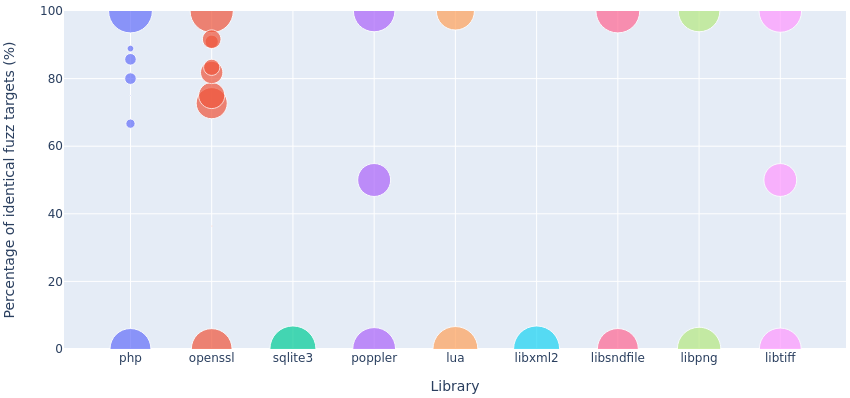

This figure's Python source:
#!/usr/bin/python3

import math
import sys
import plotly.graph_objects as go

prefix = './targsel/'
logfiles = ['libpng-01.log', 'libpng-03.log', 'libsndfile-01.log', 'libtiff-02.log', 'libxml2-01.log', 'openssl-01.log', 'openssl-03.log', 'php-02.log', 'poppler-02.log', 
        'sqlite3-02.log', 'libpng-02.log', 'libpng-04.log', 'libtiff-01.log', 'libtiff-03.log', 'lua-01.log', 'openssl-02.log', 'php-01.log', 'poppler-01.log', 'sqlite3-01.log']
results = {'php': [], 'openssl': [], 'sqlite3': [], 'poppler': [], 'lua': [], 'libxml2': [], 'libsndfile': [], 'libpng': [], 'libtiff': []}

for logfile in logfiles:
    lib = logfile.split('-')[0]
    prev_eq = 0
    prev_tot = 0
    with open(f'{prefix}{logfile}', 'r') as logs:
        for line in logs:
            if 'iteration=' in line:
                split = line.split()
                equal = int(split[2].split('=')[1]) 
                total = int(split[3].split('=')[1])
                if total == 0 or total == prev_tot:
                    continue
                results[lib].append((equal - prev_eq) * 100 / (total - prev_tot))
                # print(f'{equal}\t{total}\t{equal - prev_eq}\t{total - prev_tot}\t{((equal - prev_eq) * 100 / (total - prev_tot))}%')
                prev_eq = equal
                prev_tot = total

fig = go.Figure()
for library in results:
    xs = []
    ys = []
    zs = []
    for i in set(results[library]):
        xs.append(library)
        ys.append(i)
        zs.append(5 * math.log(results[library].count(i) * 10000 / len(results[library])))
    fig.add_trace(go.Scatter(
        x=xs, 
        y=ys,
        mode='markers',
        marker_size=zs)
    )
fig.update_layout(xaxis_title='Library', yaxis_title='Percentage of identical fuzz targets (%)', yaxis_range=[0,100], showlegend=False)
fig.show()
